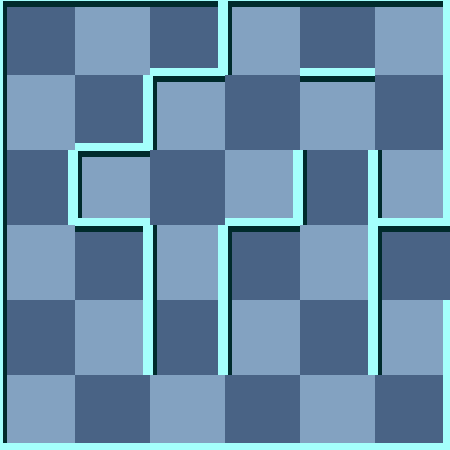

Below is a game level as drawn by its tile map, then a one-line description and the .tmx that defines it (tile-layer data replaced by summaries):
An orthogonal 6x6 tile map with 75x75 px tiles, 2 tile layers (background, 块层 1) and 5 objects (2x RedMummy, Exit, Player, Trap).

<map version="1.0" orientation="orthogonal" width="6" height="6" tilewidth="75" tileheight="75">
 <tileset firstgid="1" name="wall" tilewidth="75" tileheight="75">
  <image source="gfx/wall.png" width="300" height="375" />
  <tile id="0">
   <properties>
    <property name="ValOfWall" value="0" />
   </properties>
  </tile>
  <tile id="1">
   <properties>
    <property name="ValOfWall" value="1" />
   </properties>
  </tile>
  <tile id="2">
   <properties>
    <property name="ValOfWall" value="2" />
   </properties>
  </tile>
  <tile id="3">
   <properties>
    <property name="ValOfWall" value="3" />
   </properties>
  </tile>
  <tile id="4">
   <properties>
    <property name="ValOfWall" value="4" />
   </properties>
  </tile>
  <tile id="5">
   <properties>
    <property name="ValOfWall" value="5" />
   </properties>
  </tile>
  <tile id="6">
   <properties>
    <property name="ValOfWall" value="6" />
   </properties>
  </tile>
  <tile id="7">
   <properties>
    <property name="ValOfWall" value="7" />
   </properties>
  </tile>
  <tile id="8">
   <properties>
    <property name="ValOfWall" value="8" />
   </properties>
  </tile>
  <tile id="9">
   <properties>
    <property name="ValOfWall" value="9" />
   </properties>
  </tile>
  <tile id="10">
   <properties>
    <property name="ValOfWall" value="10" />
   </properties>
  </tile>
  <tile id="11">
   <properties>
    <property name="ValOfWall" value="11" />
   </properties>
  </tile>
  <tile id="12">
   <properties>
    <property name="ValOfWall" value="12" />
   </properties>
  </tile>
  <tile id="13">
   <properties>
    <property name="ValOfWall" value="13" />
   </properties>
  </tile>
  <tile id="14">
   <properties>
    <property name="ValOfWall" value="14" />
   </properties>
  </tile>
  <tile id="15">
   <properties>
    <property name="ValOfWall" value="15" />
   </properties>
  </tile>
  <tile id="18">
   <properties>
    <property name="ValOfWall" value="-1" />
   </properties>
  </tile>
 </tileset>
 <layer name="background" width="6" height="6">
  <data>[36 cells, 36 non-empty, 2 distinct tile ids]</data>
 </layer>
 <layer name="块层 1" width="6" height="6">
  <data>[36 cells, 36 non-empty, 14 distinct tile ids]</data>
 </layer>
 <objectgroup name="对象层 1" width="6" height="6">
  <object name="Exit" x="450" y="225" />
  <object name="RedMummy" x="375" y="300">
   <properties>
    <property name="value" value="25" />
   </properties>
  </object>
  <object name="RedMummy" x="300" y="300">
   <properties>
    <property name="value" value="21" />
   </properties>
  </object>
  <object name="Player" x="75" y="75">
   <properties>
    <property name="value" value="1" />
   </properties>
  </object>
  <object name="Trap" x="375" y="150">
   <properties>
    <property name="value" value="8" />
   </properties>
  </object>
 </objectgroup>
</map>
